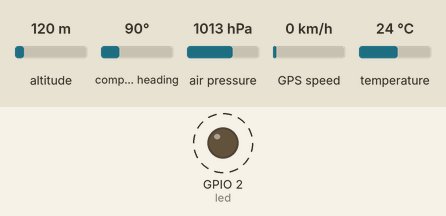
This program was run on a simulated ESP32 board running MicroPython. Shown: output pins drawn as LEDs (lit = HIGH). Dashed ring = blinking. The test bench sets the inputs (shaded band); at power-on: altitude 120 m, compass heading 90°, air pressure 1013 hPa, GPS speed 0 km/h, temperature 24 °C. Files the program writes start out absent; the GPS gets a fix after 3 s at 37.7749, -122.4194 with 8 satellites; the interpreter's speed is modelled, so counts of loop turns are approximate.

Above: at 2.25 s.
Timing chart, 0 to 5.1 s (numbered marks = the images above):
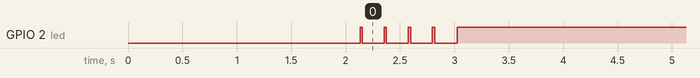

The program:

esp32_gps_baro_fusion.py
```python
"""
ESP32 MicroPython script for GPS and BMP280 barometric altitude logging.

The script is intended for outdoor/offline collection. It saves a new CSV file
on every run and does not overwrite existing data.

Output:
    /data/gps_baro/gps_baro_XXXX.csv
"""

from machine import I2C, Pin, UART
import os
import time


SDA_PIN = 21
SCL_PIN = 22
BMP280_ADDR = 0x76
GPS_RX_PIN = 16
GPS_TX_PIN = 17
GPS_BAUD = 9600
LED_PIN = 2

BARO_HZ = 5
DURATION_S = 900
ALPHA = 0.98


def mkdir_p(path):
    parts = path.strip("/").split("/")
    cur = ""
    for part in parts:
        cur += "/" + part
        try:
            os.mkdir(cur)
        except OSError:
            pass


def next_file(path, prefix):
    mkdir_p(path)
    try:
        names = os.listdir(path)
    except OSError:
        names = []
    idx = 1
    while True:
        name = "%s_%04d.csv" % (prefix, idx)
        if name not in names:
            return path + "/" + name
        idx += 1


class BMP280:
    def __init__(self, i2c, addr=BMP280_ADDR):
        self.i2c = i2c
        self.addr = addr
        self.t_fine = 0
        chip_id = self.u8(0xD0)
        if chip_id != 0x58:
            raise RuntimeError("BMP280 chip_id expected 0x58, got 0x%02X" % chip_id)
        self.read_calibration()
        self.write8(0xF4, 0x27)
        self.write8(0xF5, 0xA0)
        time.sleep_ms(100)

    def write8(self, reg, val):
        self.i2c.writeto_mem(self.addr, reg, bytes([val & 0xFF]))

    def u8(self, reg):
        return self.i2c.readfrom_mem(self.addr, reg, 1)[0]

    def u16(self, reg):
        b = self.i2c.readfrom_mem(self.addr, reg, 2)
        return b[0] | (b[1] << 8)

    def s16(self, reg):
        v = self.u16(reg)
        return v - 65536 if v > 32767 else v

    def read_calibration(self):
        self.dig_T1 = self.u16(0x88)
        self.dig_T2 = self.s16(0x8A)
        self.dig_T3 = self.s16(0x8C)
        self.dig_P1 = self.u16(0x8E)
        self.dig_P2 = self.s16(0x90)
        self.dig_P3 = self.s16(0x92)
        self.dig_P4 = self.s16(0x94)
        self.dig_P5 = self.s16(0x96)
        self.dig_P6 = self.s16(0x98)
        self.dig_P7 = self.s16(0x9A)
        self.dig_P8 = self.s16(0x9C)
        self.dig_P9 = self.s16(0x9E)

    def raw(self):
        b = self.i2c.readfrom_mem(self.addr, 0xF7, 6)
        adc_p = (b[0] << 12) | (b[1] << 4) | (b[2] >> 4)
        adc_t = (b[3] << 12) | (b[4] << 4) | (b[5] >> 4)
        return adc_t, adc_p

    def compensate_temperature(self, adc_t):
        var1 = (((adc_t >> 3) - (self.dig_T1 << 1)) * self.dig_T2) >> 11
        var2 = (((((adc_t >> 4) - self.dig_T1) * ((adc_t >> 4) - self.dig_T1)) >> 12) * self.dig_T3) >> 14
        self.t_fine = var1 + var2
        return ((self.t_fine * 5 + 128) >> 8) / 100.0

    def compensate_pressure(self, adc_p):
        var1 = self.t_fine - 128000
        var2 = var1 * var1 * self.dig_P6
        var2 = var2 + ((var1 * self.dig_P5) << 17)
        var2 = var2 + (self.dig_P4 << 35)
        var1 = ((var1 * var1 * self.dig_P3) >> 8) + ((var1 * self.dig_P2) << 12)
        var1 = (((1 << 47) + var1) * self.dig_P1) >> 33
        if var1 == 0:
            return 0.0
        p = 1048576 - adc_p
        p = (((p << 31) - var2) * 3125) // var1
        var1 = (self.dig_P9 * (p >> 13) * (p >> 13)) >> 25
        var2 = (self.dig_P8 * p) >> 19
        p = ((p + var1 + var2) >> 8) + (self.dig_P7 << 4)
        return p / 256.0

    def read(self):
        adc_t, adc_p = self.raw()
        temp_c = self.compensate_temperature(adc_t)
        pressure_pa = self.compensate_pressure(adc_p)
        return temp_c, pressure_pa


def altitude_m(pressure_pa, p0_pa):
    return 44330.0 * (1.0 - (pressure_pa / p0_pa) ** 0.1903)


def mean_pressure(sensor, count=20):
    vals = []
    for _ in range(count):
        _, p = sensor.read()
        vals.append(p)
        time.sleep_ms(100)
    return sum(vals) / len(vals)


def nmea_latlon(value, hemi):
    if not value:
        return None
    raw = float(value)
    deg = int(raw // 100)
    minutes = raw - deg * 100
    dec = deg + minutes / 60.0
    if hemi in ("S", "W"):
        dec = -dec
    return dec


class GPSState:
    def __init__(self):
        self.utc = ""
        self.lat = None
        self.lon = None
        self.alt = None
        self.valid = 0
        self.satellites = 0
        self.hdop = -1.0
        self.speed_knots = -1.0
        self.course_deg = -1.0

    def update_line(self, line):
        if line.startswith("$GPGGA") or line.startswith("$GNGGA"):
            p = line.split(",")
            if len(p) >= 10:
                self.utc = p[1]
                fix = int(p[6] or "0")
                self.valid = 1 if fix > 0 else 0
                self.lat = nmea_latlon(p[2], p[3]) if p[2] else None
                self.lon = nmea_latlon(p[4], p[5]) if p[4] else None
                self.satellites = int(p[7] or "0")
                self.hdop = float(p[8] or "-1")
                self.alt = float(p[9]) if p[9] else None
        elif line.startswith("$GPRMC") or line.startswith("$GNRMC"):
            p = line.split(",")
            if len(p) >= 9:
                if p[2] == "A":
                    self.valid = 1
                    self.speed_knots = float(p[7] or "-1")
                    self.course_deg = float(p[8] or "-1")


def main():
    led = Pin(LED_PIN, Pin.OUT)
    i2c = I2C(0, scl=Pin(SCL_PIN), sda=Pin(SDA_PIN), freq=100000)
    sensor = BMP280(i2c)
    gps_uart = UART(2, baudrate=GPS_BAUD, rx=GPS_RX_PIN, tx=GPS_TX_PIN, timeout=0)
    gps = GPSState()

    p0_pa = mean_pressure(sensor)
    out_path = next_file("/data/gps_baro", "gps_baro")
    period_ms = int(1000 / BARO_HZ)
    end_ms = time.ticks_add(time.ticks_ms(), DURATION_S * 1000)
    gps_alt0 = None

    with open(out_path, "w") as f:
        f.write("# experiment,gps_baro_fusion\n")
        f.write("# chip_id,0x58\n")
        f.write("# p0_pa,%.3f\n" % p0_pa)
        f.write("# baro_hz,%d\n" % BARO_HZ)
        f.write("# alpha,%.3f\n" % ALPHA)
        f.write("t_ms,temp_c,pressure_pa,baro_alt_m,gps_valid,gps_utc,lat,lon,gps_alt_m,satellites,hdop,speed_knots,course_deg,fused_alt_m\n")
        f.flush()

        while time.ticks_diff(end_ms, time.ticks_ms()) > 0:
            while gps_uart.any():
                try:
                    line = gps_uart.readline()
                    if line:
                        gps.update_line(line.decode("ascii", "ignore").strip())
                except Exception:
                    pass

            temp_c, pressure_pa = sensor.read()
            baro_alt = altitude_m(pressure_pa, p0_pa)
            gps_alt = gps.alt if gps.valid and gps.alt is not None else None
            if gps_alt is not None and gps_alt0 is None:
                gps_alt0 = gps_alt
            if gps_alt is not None and gps_alt0 is not None:
                gps_rel = gps_alt - gps_alt0
                fused_alt = ALPHA * baro_alt + (1.0 - ALPHA) * gps_rel
                led.value(1)
            else:
                fused_alt = baro_alt
                led.value(1)
                time.sleep_ms(20)
                led.value(0)

            row = "%d,%.3f,%.3f,%.4f,%d,%s,%s,%s,%s,%d,%.2f,%.3f,%.2f,%.4f\n" % (
                time.ticks_ms(),
                temp_c,
                pressure_pa,
                baro_alt,
                gps.valid,
                gps.utc,
                "" if gps.lat is None else "%.8f" % gps.lat,
                "" if gps.lon is None else "%.8f" % gps.lon,
                "" if gps_alt is None else "%.3f" % gps_alt,
                gps.satellites,
                gps.hdop,
                gps.speed_knots,
                gps.course_deg,
                fused_alt,
            )
            f.write(row)
            f.flush()
            time.sleep_ms(period_ms)

    for _ in range(10):
        led.value(1)
        time.sleep_ms(100)
        led.value(0)
        time.sleep_ms(100)
    print("Done:", out_path)


main()
```

Measured:
- by itself, GPIO 2 (led): alternates HIGH for 0.02 s and LOW for 0.20 s, 9 changes in all, then stays HIGH
